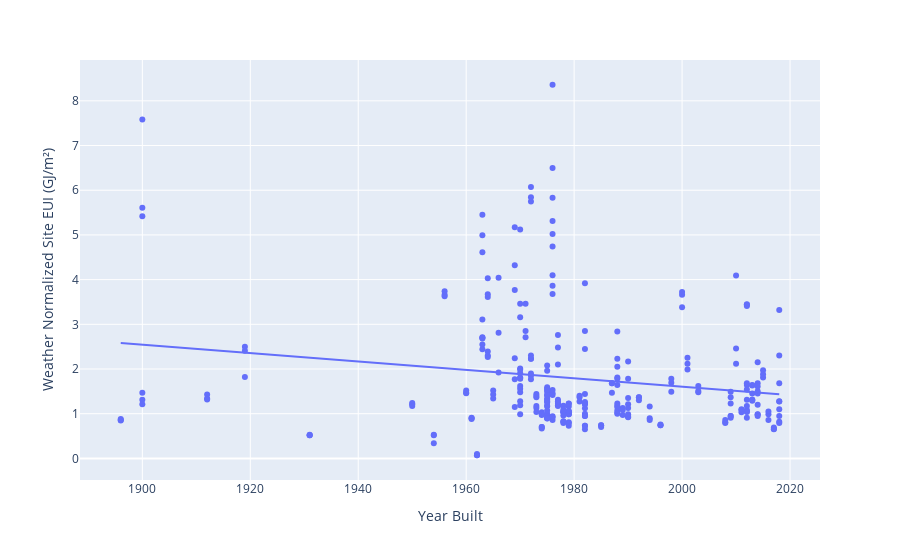

This figure's notebook cell:
### Code cell
fig = px.scatter(df, x='Year Built', y='Weather Normalized Site EUI (GJ/m²)', trendline="ols")
fig.show()

### Figure 1 — Plotly figure (JSON) as saved in the notebook; plotly's stock layout.template omitted (floating-point values rounded to 4 significant figures; data arrays with more than 128 entries replaced by an {"elided": "..."} marker saying what was removed)
{"data": [{"hovertemplate": "Year Built=%{x}<br>Weather Normalized Site EUI (GJ/m²)=%{y}<extra></extra>", "legendgroup": "", "marker": {"color": "#636efa", "symbol": "circle"}, "mode": "markers", "name": "", "orientation": "v", "showlegend": false, "type": "scatter", "x": {"elided": "297 int values"}, "xaxis": "x", "y": {"elided": "297 float values"}, "yaxis": "y"}, {"hovertemplate": "<b>OLS trendline</b><br>Weather Normalized Site EUI (GJ/m²) = -0.00939381 * Year Built + 20.3934<br>R<sup>2</sup>=0.033371<br><br>Year Built=%{x}<br>Weather Normalized Site EUI (GJ/m²)=%{y} <b>(trend)</b><extra></extra>", "legendgroup": "", "marker": {"color": "#636efa", "symbol": "circle"}, "mode": "lines", "name": "", "showlegend": false, "type": "scatter", "x": {"elided": "297 int values"}, "xaxis": "x", "y": {"elided": "297 float values"}, "yaxis": "y"}], "layout": {"autosize": true, "legend": {"tracegroupgap": 0}, "margin": {"t": 60}, "xaxis": {"anchor": "y", "autorange": true, "domain": [0, 1], "range": [1889.0, 2025.0], "title": {"text": "Year Built"}, "type": "linear"}, "yaxis": {"anchor": "x", "autorange": true, "domain": [0, 1], "range": [-0.5719, 9.002], "title": {"text": "Weather Normalized Site EUI (GJ/m²)"}, "type": "linear"}}}
